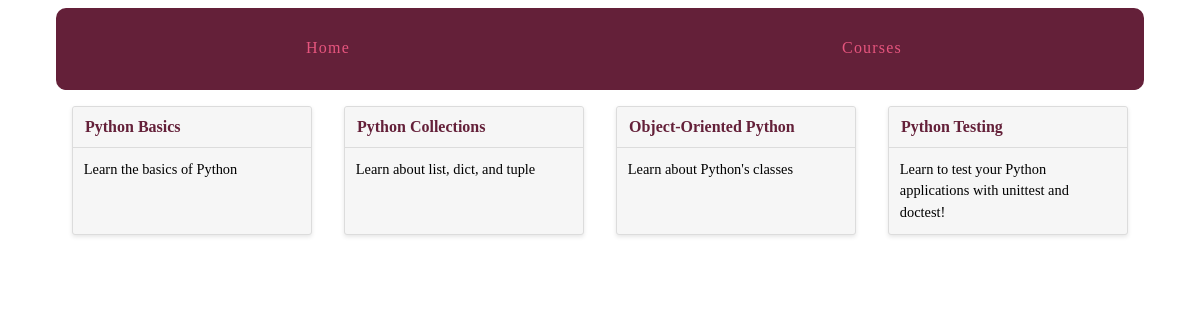
Page /courses/ on the committed database.
### courses/models.py (models this page shows, shortened)
class Course(models.Model):
    created_at = models.DateTimeField(auto_now_add=True)
    title = models.CharField(max_length=255)
    description = models.TextField()

### courses/views.py (the view)
def course_list(request):
    courses = Course.objects.all()
    return render(request, 'courses/course_list.html', {'courses' : courses})

### courses/templates/courses/course_list.html (shortened to what this page needs)
{% extends "layout.html" %}
{%block content%}
<div class="cards">
	{% for course in courses %}
	<div class="card">
		<header><a href="{% url 'courses:detail' pk=course.pk%}">{{ course.title }}</a></header>
		<div class="card-copy">
			{{ course.description }}
		</div>
	</div>
	{% endfor %}
</div>
{% endblock %}

### templates/layout.html (shortened to what this page needs)
{% load static from staticfiles %}
<!DOCTYPE html>
<html>
	<head>
	<link rel="stylesheet" href="{% static 'css/layout.css' %}">
	</head>
	<body>
		<div class="site-container">
			<nav>
				<a href="{% url 'views.hello_world' %}">Home</a>
				<a href="{% url 'courses:list' %}">Courses</a>
			</nav>
		{% block content %} {% endblock %}
		</div>
	</body>
</html>

### assets/css/layout.css (style rules this page uses)
html { box-sizing: border-box; }
*, *::after, *::before { box-sizing: inherit; }
.site-container { max-width: 68em; margin-left: auto; margin-right: auto; }
.site-container::after { clear: both; content: ""; display: table; }
.site-container nav { width: 100%; display: table; width: 100%; table-layout: fixed; border-bottom-left-radius: 10px; border-bottom-right-radius: 10px; border-top-left-radius: 10px; border-top-right-radius: 10px; border-bottom-left-radius: 10px; border-top-left-radius: 10px; border-bottom-right-radius: 10px; border-top-right-radius: 10px; background-color: #642039; margin-bottom: 1em; overflow: hidden; }
.site-container nav a { display: table-cell; width: 8.33333%; padding: 10px; border-bottom: 2px solid #642039; color: #e6557e; letter-spacing: 0.075em; line-height: 60px; text-align: center; text-decoration: none; }
.cards { display: -webkit-box; display: -moz-box; display: box; display: -webkit-flex; display: -moz-flex; display: -ms-flexbox; display: flex; -webkit-box-lines: multiple; -moz-box-lines: multiple; box-lines: multiple; -webkit-flex-wrap: wrap; -moz-flex-wrap: wrap; -ms-flex-wrap: wrap; flex-wrap: wrap; -webkit-box-pack: justify; -moz-box-pack: justify; box-pack: justify; -webkit-justify-content: space-between; -moz-justify-content: space-between; -ms-justify-content: space-between; -o-justify-content: space-between; justify-content: space-between; -ms-flex-pack: justify; }
.card { -webkit-flex-basis: 15em; -moz-flex-basis: 15em; flex-basis: 15em; -ms-flex-preferred-size: 15em; -webkit-flex-grow: 1; -moz-flex-grow: 1; flex-grow: 1; -ms-flex-positive: 1; -webkit-transition: all 0.2s ease-in-out; -moz-transition: all 0.2s ease-in-out; transition: all 0.2s ease-in-out; background-color: #f6f6f6; border-radius: 3px; border: 1px solid gainsboro; box-shadow: 0 2px 4px #e6e6e6; margin: 0 1em 1.5em 1em; position: relative; }
.card header { -webkit-transition: all 0.2s ease-in-out; -moz-transition: all 0.2s ease-in-out; transition: all 0.2s ease-in-out; background-color: #f6f6f6; border-bottom: 1px solid gainsboro; border-radius: 3px 3px 0 0; font-weight: bold; line-height: 1.5em; padding: 0.5em 0.75em; }
.card header a { color: #642039; text-decoration: none; }
.card .card-copy { font-size: 0.9em; line-height: 1.5em; padding: 0.75em 0.75em; }

### rows in the picture
Course: title "Python Basics", description "Learn the basics of Python"
Course: title "Python Collections", description "Learn about list, dict, and tuple"
Course: title "Object-Oriented Python", description "Learn about Python's classes"
Course: title "Python Testing", description "Learn to test your Python applications with unittest and doctest!"
